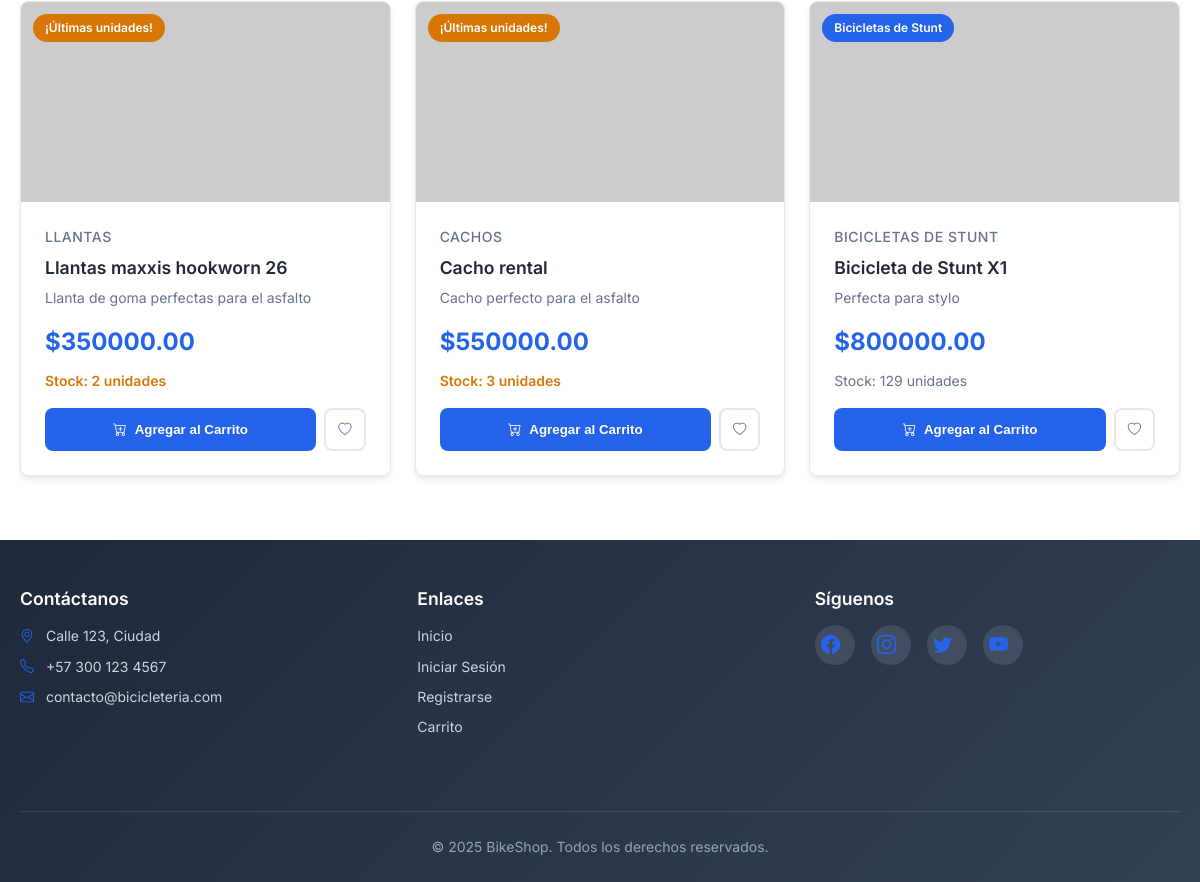
The page /dashboard/client_dashboard (signed in, lower part) on the database as committed earlier.
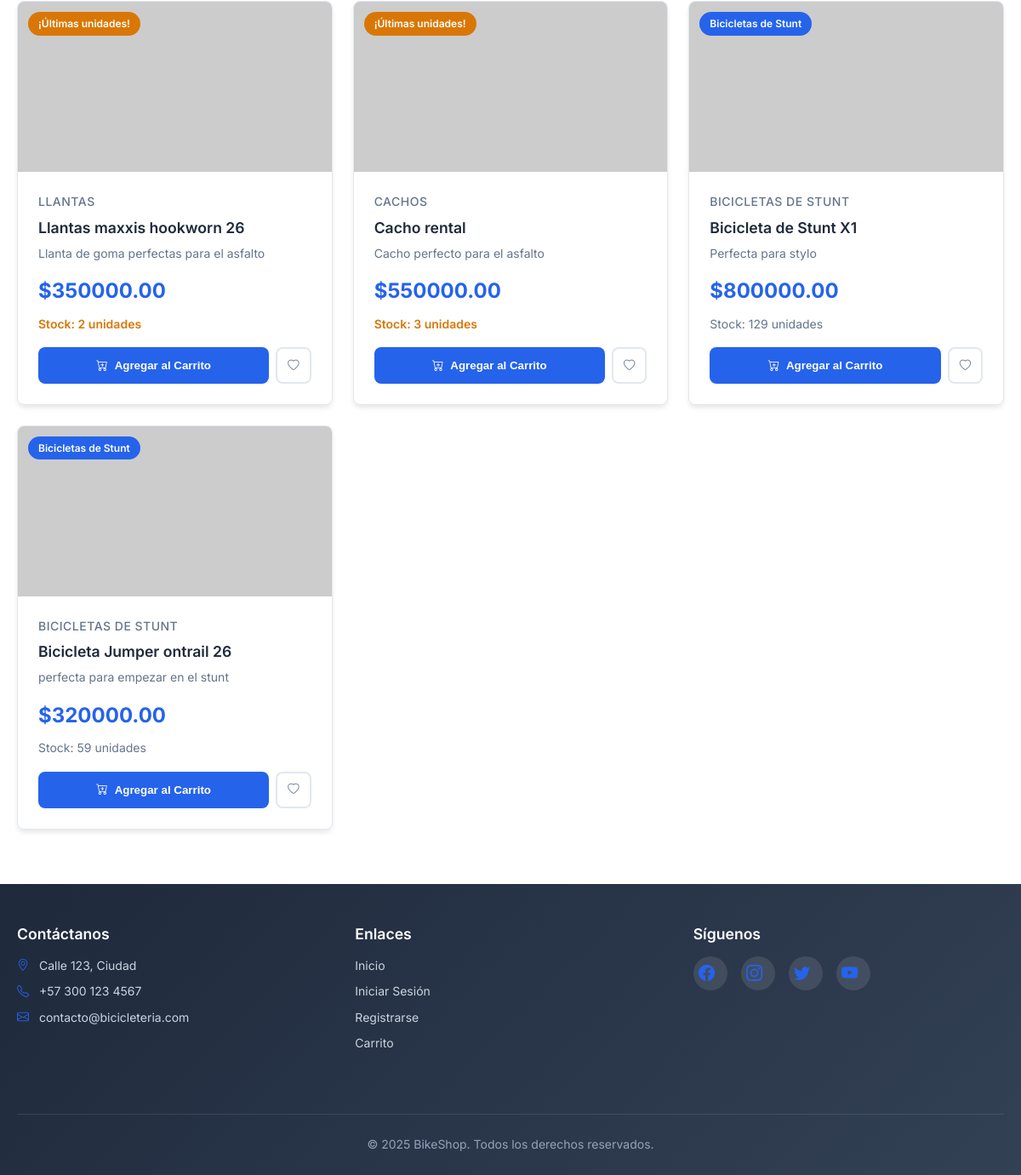
The same page on the database as committed later.
### models/product.py (models this page shows, shortened)
class Product(db.Model):
    __tablename__ = 'productos'
    id = db.Column(db.Integer, primary_key=True)
    nombre = db.Column(db.String(100), nullable=False)
    descripcion = db.Column(db.String(255))
    precio = db.Column(db.Float, nullable=False)
    stock = db.Column(db.Integer, nullable=False)
    url_imagen = db.Column(db.String(255))
    subcategoria_id = db.Column(db.Integer, db.ForeignKey('subcategorias.id'), nullable=False)
    subcategoria = db.relationship('Subcategoria', back_populates='productos')

### models/subcategoria.py (models this page shows, shortened)
class Subcategoria(db.Model):
    __tablename__ = 'subcategorias'
    id = db.Column(db.Integer, primary_key=True)
    nombre = db.Column(db.String(100), nullable=False)
    categoria_id = db.Column(db.Integer, db.ForeignKey('categorias.id'), nullable=False)
    productos = db.relationship('Product', back_populates='subcategoria')

### routes/dashboard.py (the view, shortened to what this page needs)
@dashboard_bp.route('/client_dashboard', methods=['GET', 'POST'])
@login_required
def client_dashboard():
    if current_user.rol not in ['cliente', 'vendedor']:
        flash('Acceso denegado', 'danger')
        return redirect(url_for('auth.login'))
    print(f"Rendering usuarios_dashboard for user: {current_user.nombre_usuario}, rol: {current_user.rol}")
    pedidos = Pedido.query.filter_by(usuario_id=current_user.id).all() if current_user.rol == 'cliente' else Pedido.query.filter_by(estado='pendiente').all() if current_user.rol == 'vendedor' else []
    categories = Categoria.query.all()
    subcategories = Subcategoria.query.all()
    products = Product.query.all() if current_user.rol == 'cliente' else []
    selected_category_id = request.form.get('category_id') if request.method == 'POST' else None
    selected_subcategory_id = request.form.get('subcategory_id') if request.method == 'POST' else None
    return render_template('usuarios_dashboard.html', pedidos=pedidos, products=products, rol=current_user.rol, categories=categories, subcategories=subcategories, selected_category_id=selected_category_id, selected_subcategory_id=selected_subcategory_id)

### app.py (called while the page is built)
@login_manager.user_loader
def load_user(user_id):
    return db.session.get(User, int(user_id))

### templates/usuarios_dashboard.html (shortened to what this page needs)
{% extends 'base.html' %}
{% block content %}
{% if rol == 'cliente' %}
    <div class="container py-6">
        <div class="flex gap-6">
            <main class="flex-1" id="productos">
                {% if products %}
                    <div class="products-grid">
                        {% for product in products %}
                            <div class="product-card">
                                <div class="product-image-container">
                                    {% if product.url_imagen %}
                                        <img src="{{ product.url_imagen }}" class="product-image" alt="{{ product.nombre }}">
                                    {% else %}
                                        <img src="/static/images/placeholder.png" class="product-image" alt="Sin imagen">
                                    {% endif %}
                                    {% if product.stock < 10 and product.stock > 0 %}
                                        <div class="product-badge stock-low">¡Últimas unidades!</div>
                                    {% elif product.stock == 0 %}
                                        <div class="product-badge out-of-stock">Sin stock</div>
                                    {% else %}
                                        <div class="product-badge">{{ product.subcategoria.nombre if product.subcategoria else 'Producto' }}</div>
                                    {% endif %}
                                </div>
                                <div class="product-info">
                                    <div class="product-category">
                                        {{ product.subcategoria.nombre if product.subcategoria else 'Sin categoría' }}
                                    </div>
                                    <h3 class="product-title">{{ product.nombre }}</h3>
                                    <p class="product-description">{{ product.descripcion }}</p>
                                    <div class="product-price">${{ "%.2f"|format(product.precio) }}</div>
                                    <div class="product-stock {% if product.stock < 10 %}low{% endif %} {% if product.stock == 0 %}out{% endif %}">
                                        {% if product.stock > 0 %}
                                            Stock: {{ product.stock }} unidades
                                        {% else %}
                                            Sin stock disponible
                                        {% endif %}
                                    </div>
                                    <div class="product-actions">
                                        <button type="button" class="add-to-cart-btn"
                                                data-product-id="{{ product.id }}"
                                                {% if product.stock == 0 %}disabled{% endif %}>
                                            <i class="bi bi-cart-plus"></i>
                                            {% if product.stock == 0 %}Sin Stock{% else %}Agregar al Carrito{% endif %}
                                        </button>
                                        <button type="button" class="wishlist-btn" title="Agregar a favoritos">
                                            <i class="bi bi-heart"></i>
                                        </button>
                                    </div>
                                </div>
                            </div>
                        {% endfor %}
                    </div>
                {% endif %}
            </main>
        </div>
    </div>
{% endif %}
{% endblock %}

Rows that differ between the two databases and show on the page:
added Product: subcategoria "Bicicletas de Stunt", subcategoria "BICICLETAS DE STUNT", nombre "Bicicleta Jumper ontrail 26", descripcion "perfecta para empezar en el stunt", precio "320000.00", stock "59", shows "Agregar al Carrito"
